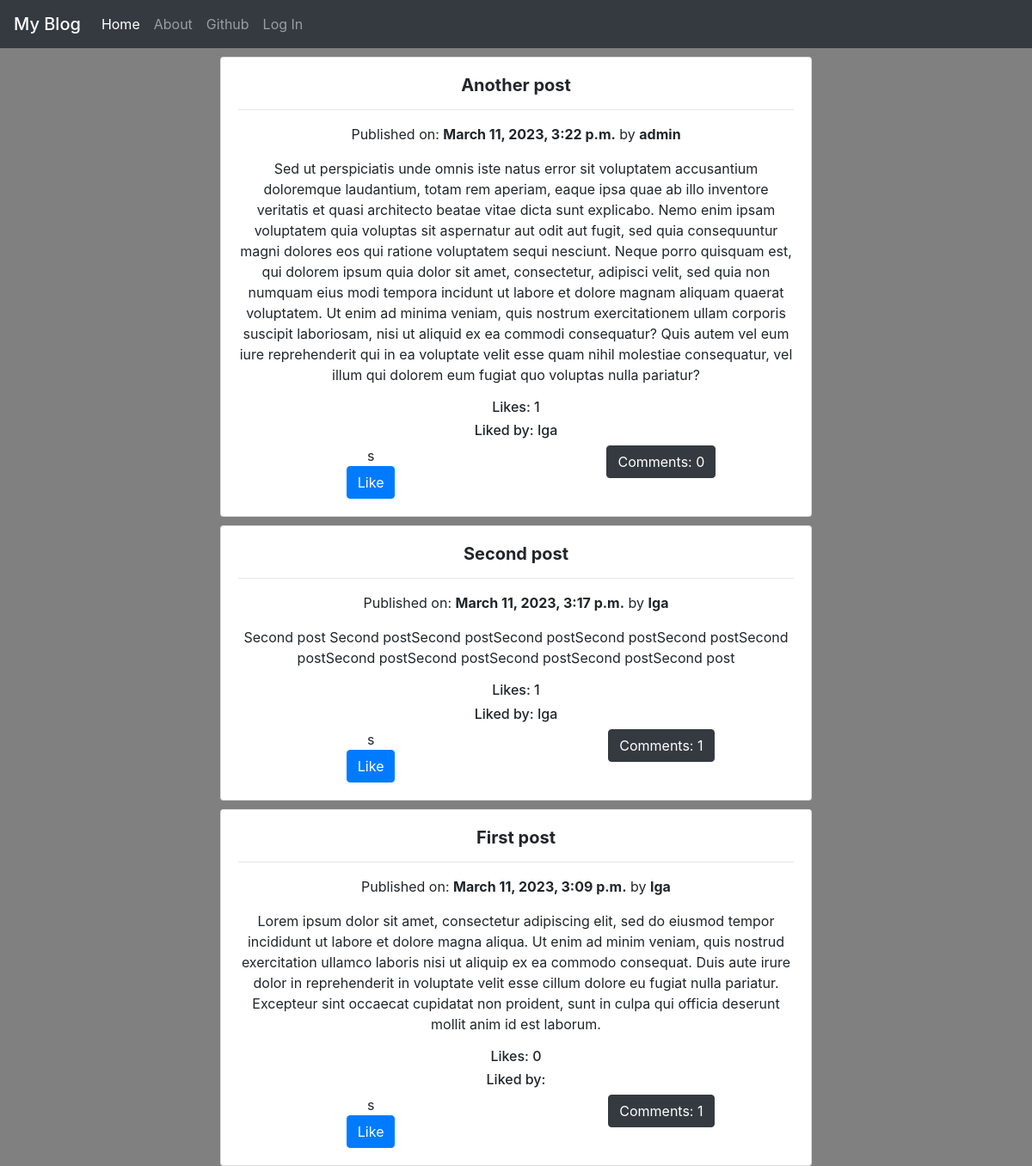
The page / on the database its author committed.
### app/models.py (models this page shows, shortened)
class Post(models.Model):
    author = models.ForeignKey(User, on_delete=models.deletion.CASCADE)
    title = models.CharField(max_length=200)
    text = models.TextField()
    create_date = models.DateTimeField(default=timezone.now)
    published_date = models.DateTimeField(blank=True, null=True)
    likes = models.ManyToManyField(User, related_name='post_like')
    def approve_comments(self):
        return self.comments.filter(approved_comment=True)
    def number_of_likes(self):
        return self.likes.count()
    def who_liked(self):
        return ", ".join([str(p) for p in self.likes.all()])

### app/views.py (the view)
# urls.py: path('',views.PostListView, name='post_list'),
def PostListView(request):
    post_list = Post.objects.filter(published_date__lte=timezone.now()).order_by('-published_date')
    post_dict = {'post_list': post_list}
    return render(request, 'app/post_list.html', context=post_dict)

### templates/app/post_list.html (shortened to what this page needs)
{% extends "app/index.html" %}
{% block content %}
{% for post in post_list %}
        <div class="card text-center" onclick="location.href='{% url 'post_detail' pk=post.pk %}';" style="cursor: pointer;">
            <div class="card-body">
                <h5 class="card-title"><b>{{ post.title }}</b></h5>
                    <hr>
                    <div class="date">
                        <p>Published on:  <b>{{ post.published_date }}</b>  by <b>{{ post.author }}</b></p>
                    </div>
                <p class="card-text">{{ post.text }}</p>
                <h6>Likes: {{ post.number_of_likes }}</h6>
                <h6>Liked by: {{ post.who_liked }}</h6>
                    <div class="row">
                    <div class="col-sm" >
s
                        <form method="post" action="{% url 'give_like' pk=post.pk %}">
                            <button type="submit" name="post_id" class="btn btn-primary" value="{{ post.id }}">Like</button>
                        </form>
                    </div>
                    <div class="col-sm" >
                        <a href="{% url 'post_detail' pk=post.pk %}" class="btn btn-dark">Comments: {{ post.approve_comments.count }}</a>
                    </div>
                    </div>
            </div>
        </div>
        {% endfor %}
{% endblock %}

### templates/app/index.html (shortened to what this page needs)
<!DOCTYPE html>
{% load static %}
<html lang="en">
<head>
    <link rel="stylesheet" href="https://maxcdn.bootstrapcdn.com/bootstrap/4.0.0/css/bootstrap.min.css">
</head>
<body>
   <nav class="navbar sticky-top navbar-expand-lg navbar-dark bg-dark">
  <a class="navbar-brand mb-0 h1" href="{% url 'post_list' %}">My Blog</a>
  <div class="collapse navbar-collapse" id="navbarSupportedContent">
    <ul class="navbar-nav mr-auto">
        <li class="nav-item active">
            <a class="nav-link" href="{% url 'post_list' %}">Home<span class="sr-only">(current)</span></a>
        </li>
        <li class="nav-item">
            <a class="nav-link" href="{% url 'about' %}">About</a>
        </li>
        <li class="nav-item">
            <a class="nav-link" href="https://www.github.com/igness1">Github</a>
        </li>
        {% if user.is_authenticated%}
        <li class="nav-item dropdown">
            <a class="nav-link dropdown-toggle" href="#" id="navbarDropdown" role="button" data-toggle="dropdown" aria-haspopup="true" aria-expanded="false">
             Post managment</a>
            <div class="dropdown-menu" aria-labelledby="navbarDropdown">
            <a class="dropdown-item" href="{% url 'new_post' %}">Add new Post</a>
        </li>
        <li class="nav-item">
            <a class="nav-link" href="{% url 'logout' %}">Log out</a>
        </li>
        {% else %}
        <li class="nav-item">
            <a class="nav-link" href="{% url 'login' %}">Log In</a>
        </li>
        {% endif %}
    </ul>
  </div>
</nav>
<div class="">
  <div class="row">
    <div class="col">
    </div>
    <div class="col-7" >
        {% block content %}
        {% endblock %}
    </div>
    <div class="col">
    </div>
  </div>
</div>
</body>
</html>

### templates/app/index.html (style rules this page uses)
body { background-color: grey; }
.card.text-center { margin-top:10px; }

### rows shown on the page
Post: title "Another post", published_date "March 11, 2023, 3:22 p.m.", author "admin", text "Sed ut perspiciatis unde omnis iste natus error sit voluptatem accusantium doloremque laudantium, totam rem aperiam, eaque ipsa quae ab illo inventore veritatis et quasi architecto beatae vitae dicta sunt explicabo. Nemo enim ipsam voluptatem quia voluptas sit aspernatur aut odit aut fugit, sed quia consequuntur magni dolores eos qui ratione voluptatem sequi nesciunt. Neque porro quisquam est, qui dolorem ipsum quia dolor sit amet, consectetur, adipisci velit, sed quia non numquam eius modi tempora incidunt ut labore et dolore magnam aliquam quaerat voluptatem. Ut enim ad minima veniam, quis nostrum exercitationem ullam corporis suscipit laboriosam, nisi ut aliquid ex ea commodi…", number_of_likes "1", who_liked "Iga", approve_comments.count "0"
Post: title "Second post", published_date "March 11, 2023, 3:17 p.m.", author "Iga", text "Second post Second postSecond postSecond postSecond postSecond postSecond postSecond postSecond postSecond postSecond postSecond post", number_of_likes "1", who_liked "Iga", approve_comments.count "1"
Post: title "First post", published_date "March 11, 2023, 3:09 p.m.", author "Iga", text "Lorem ipsum dolor sit amet, consectetur adipiscing elit, sed do eiusmod tempor incididunt ut labore et dolore magna aliqua. Ut enim ad minim veniam, quis nostrud exercitation ullamco laboris nisi ut aliquip ex ea commodo consequat. Duis aute irure dolor in reprehenderit in voluptate velit esse cillum dolore eu fugiat nulla pariatur. Excepteur sint occaecat cupidatat non proident, sunt in culpa qui officia deserunt mollit anim id est laborum.", number_of_likes "0", approve_comments.count "1"
